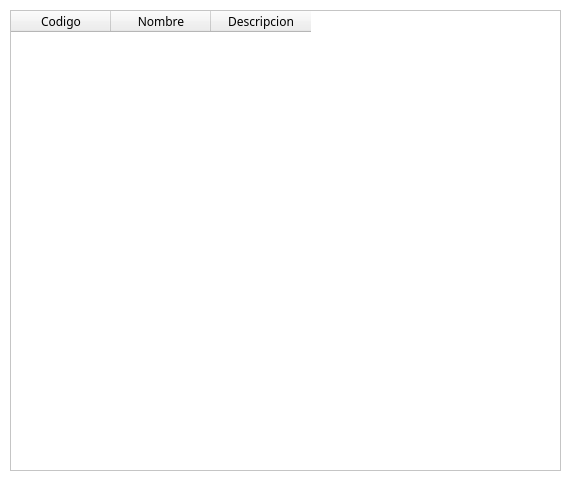
<?xml version="1.0" encoding="UTF-8"?>
<ui version="4.0">
 <class>widgetListarAreas</class>
 <widget class="QWidget" name="widgetListarAreas">
  <property name="geometry">
   <rect>
    <x>0</x>
    <y>0</y>
    <width>571</width>
    <height>481</height>
   </rect>
  </property>
  <property name="palette">
   <palette>
    <active>
     <colorrole role="Base">
      <brush brushstyle="SolidPattern">
       <color alpha="255">
        <red>255</red>
        <green>255</green>
        <blue>255</blue>
       </color>
      </brush>
     </colorrole>
     <colorrole role="Window">
      <brush brushstyle="SolidPattern">
       <color alpha="255">
        <red>255</red>
        <green>255</green>
        <blue>255</blue>
       </color>
      </brush>
     </colorrole>
    </active>
    <inactive>
     <colorrole role="Base">
      <brush brushstyle="SolidPattern">
       <color alpha="255">
        <red>255</red>
        <green>255</green>
        <blue>255</blue>
       </color>
      </brush>
     </colorrole>
     <colorrole role="Window">
      <brush brushstyle="SolidPattern">
       <color alpha="255">
        <red>255</red>
        <green>255</green>
        <blue>255</blue>
       </color>
      </brush>
     </colorrole>
    </inactive>
    <disabled>
     <colorrole role="Base">
      <brush brushstyle="SolidPattern">
       <color alpha="255">
        <red>255</red>
        <green>255</green>
        <blue>255</blue>
       </color>
      </brush>
     </colorrole>
     <colorrole role="Window">
      <brush brushstyle="SolidPattern">
       <color alpha="255">
        <red>255</red>
        <green>255</green>
        <blue>255</blue>
       </color>
      </brush>
     </colorrole>
    </disabled>
   </palette>
  </property>
  <property name="cursor">
   <cursorShape>PointingHandCursor</cursorShape>
  </property>
  <property name="windowTitle">
   <string>Listar Areas</string>
  </property>
  <property name="autoFillBackground">
   <bool>true</bool>
  </property>
  <widget class="QTableWidget" name="tableWidgetListarAreas">
   <property name="geometry">
    <rect>
     <x>10</x>
     <y>10</y>
     <width>551</width>
     <height>461</height>
    </rect>
   </property>
   <column>
    <property name="text">
     <string>Codigo</string>
    </property>
    <property name="font">
     <font>
      <family>Ubuntu Condensed</family>
     </font>
    </property>
   </column>
   <column>
    <property name="text">
     <string>Nombre</string>
    </property>
    <property name="font">
     <font>
      <family>Ubuntu Condensed</family>
     </font>
    </property>
   </column>
   <column>
    <property name="text">
     <string>Descripcion</string>
    </property>
    <property name="font">
     <font>
      <family>Ubuntu Condensed</family>
     </font>
    </property>
   </column>
  </widget>
 </widget>
 <resources/>
 <connections/>
</ui>
